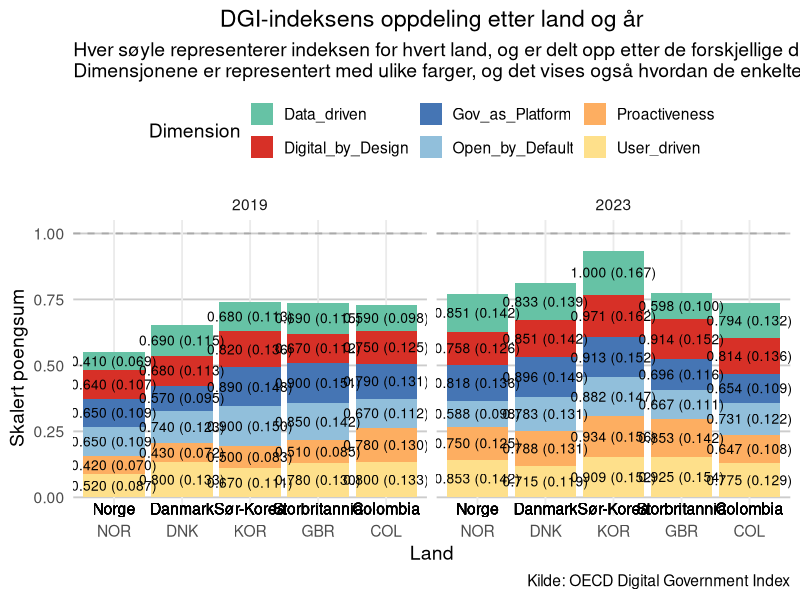

Reproduce this figure in R.
# Load necessary libraries
library(tidyverse)

#Character standard
Sys.setlocale("LC_CTYPE", "Norwegian_Norway.UTF-8")


library(tidyverse)

# Load the datasets
data_2019_all_countries <- read_csv("OECD_DGI_Full_2019.csv")
data_2023_all_countries <- read_csv("OECD_DGI_2023_Full.csv")

library(tidyverse)

# Load the datasets
data_2019_all_countries <- read_csv("OECD_DGI_Full_2019.csv")
data_2023_all_countries <- read_csv("OECD_DGI_2023_Full.csv")

# Add ranks while preserving full data
data_2019_ranked <- data_2019_all_countries %>%
  arrange(desc(Composite_2019)) %>%
  mutate(Rank_2019 = row_number())

data_2023_ranked <- data_2023_all_countries %>%
  arrange(desc(Composite_2023)) %>%
  mutate(Rank_2023 = row_number())

# Join full datasets on Country (with all original columns and ranks)
dgi_full_ranked <- full_join(data_2019_ranked, data_2023_ranked, by = "Country", suffix = c("_2019", "_2023"))

# Save to CSV
write_csv(dgi_full_ranked, "DGI_2019_2023_ranked.csv")



# Read the 2019 and 2023 data for Norway, Denmark, UK, SK, and Colombia
countries <- c("NOR", "DNK", "GBR", "KOR", "COL")
data_2019 <- read_csv("OECD_DGI_Full_2019.csv") %>%
  filter(Country %in% countries)  # Filter for selected countries

data_2023 <- read_csv("OECD_DGI_2023_Full.csv") %>%
  filter(Country %in% countries)  # Filter for selected countries

# Manually reshape the 2019 data into long format with Country included
reshape_data <- function(data, year) {
  data_long <- data.frame(
    Dimension = c("Digital_by_Design", "Gov_as_Platform", "Open_by_Default", 
                  "Data_driven", "User_driven", "Proactiveness"),
    Score = c(data$Digital_by_Design_2019, 
              data$Gov_as_Platform_2019,
              data$Open_by_Default_2019, 
              data$Data_driven_2019, 
              data$User_driven_2019, 
              data$Proactiveness_2019),
    Country = data$Country  # Make sure to keep Country in the reshaped data
  )
  mutate(data_long, Year = year, DGI_Score = data$Composite_2019)
}

# Reshape for each country
norway_2019_long <- reshape_data(data_2019 %>% filter(Country == "NOR"), "2019")
denmark_2019_long <- reshape_data(data_2019 %>% filter(Country == "DNK"), "2019")
uk_2019_long <- reshape_data(data_2019 %>% filter(Country == "GBR"), "2019")
sk_2019_long <- reshape_data(data_2019 %>% filter(Country == "KOR"), "2019")
colombia_2019_long <- reshape_data(data_2019 %>% filter(Country == "COL"), "2019")

# Manually reshape the 2023 data into long format for all countries with Country included
reshape_data_2023 <- function(data, year) {
  data_long <- data.frame(
    Dimension = c("Digital_by_Design", "Gov_as_Platform", "Open_by_Default", 
                  "Data_driven", "User_driven", "Proactiveness"),
    Score = c(data$Digital_by_Design_2023, 
              data$Gov_as_Platform_2023,
              data$Open_by_Default_2023, 
              data$Data_driven_2023, 
              data$User_driven_2023, 
              data$Proactiveness_2023),
    Country = data$Country  # Ensure Country column is retained
  )
  mutate(data_long, Year = year, DGI_Score = data$Composite_2023)
}

# Reshape for each country
norway_2023_long <- reshape_data_2023(data_2023 %>% filter(Country == "NOR"), "2023")
denmark_2023_long <- reshape_data_2023(data_2023 %>% filter(Country == "DNK"), "2023")
uk_2023_long <- reshape_data_2023(data_2023 %>% filter(Country == "GBR"), "2023")
sk_2023_long <- reshape_data_2023(data_2023 %>% filter(Country == "KOR"), "2023")
colombia_2023_long <- reshape_data_2023(data_2023 %>% filter(Country == "COL"), "2023")

# Combine all the reshaped data into one dataset
combined_data <- bind_rows(
  norway_2019_long, denmark_2019_long, uk_2019_long, sk_2019_long, colombia_2019_long,
  norway_2023_long, denmark_2023_long, uk_2023_long, sk_2023_long, colombia_2023_long
)

# Calculate the total sum of the dimension scores for each year and normalize
combined_data <- combined_data %>%
  group_by(Year, Country) %>%
  mutate(
    Total_Score = sum(Score),  # Total of dimension scores
    Distribution = Score / Total_Score,  # Calculate the distribution
    Scaled_Score = Distribution * DGI_Score,  # Scale the score to match the DGI score
    Label = sprintf("%.3f (%.1f%%): %.3f", Score, Distribution * 100, Scaled_Score)  # Label with original, proportion, and scaled score
  ) %>%
  ungroup()
# Country names to display below the columns
country_names <- c("NOR" = "Norge", "DNK" = "Danmark", "KOR" = "Sør-Korea", 
                   "GBR" = "Storbritannia", "COL" = "Colombia")

# Set the country order as a factor
combined_data$Country <- factor(combined_data$Country, levels = c("NOR", "DNK", "KOR", "GBR", "COL"))

ggplot(combined_data, aes(x = Country, y = Scaled_Score, fill = Dimension)) +
  geom_bar(stat = "identity", position = "stack") +
  facet_wrap(~ Year, scales = "free_x") +
  scale_fill_manual(values = c(
    "Digital_by_Design" = "#d73027", 
    "Gov_as_Platform" = "#4575b4", 
    "Open_by_Default" = "#91bfdb",
    "Data_driven" = "#66c2a5", 
    "User_driven" = "#fee08b",
    "Proactiveness" = "#fdae61"
  )) +
  labs(
    title = "DGI-indeksens oppdeling etter land og år",
    subtitle = "Hver søyle representerer indeksen for hvert land, og er delt opp etter de forskjellige dimensjonene i DGI-indeksen.\nDimensjonene er representert med ulike farger, og det vises også hvordan de enkelte dimensjonene bidrar til det totale indekspoengsummen.",
    x = "Land",
    y = "Skalert poengsum",
    caption = "Kilde: OECD Digital Government Index"
  ) +
  theme_minimal(base_size = 14) +
  theme(
    axis.text.x = element_text(angle = 0, hjust = 0.5),
    panel.grid.major.y = element_line(color = "grey80"),
    panel.grid.minor = element_blank(),
    legend.position = "top",
    plot.title = element_text(hjust = 0.5)
  ) +
  # One-line label inside bars
  geom_text(aes(label = sprintf("%.3f (%.3f)", Score, Scaled_Score)), 
            position = position_stack(vjust = 0.5), size = 3.5) +
  # Country names below bars
  geom_text(aes(x = Country, y = -0.02, label = country_names[Country]), 
            size = 4, color = "black", vjust = 1) +
  # Add horizontal dashed line at y = 1
  geom_hline(yintercept = 1, linetype = "dashed", color = "darkgray", linewidth = 0.6)
